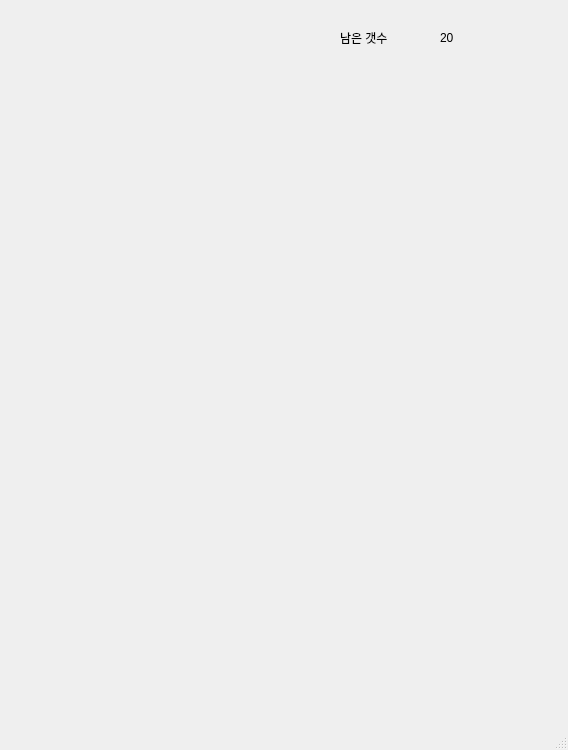
<?xml version="1.0" encoding="UTF-8"?>
<ui version="4.0">
 <class>MainWindow</class>
 <widget class="QMainWindow" name="MainWindow">
  <property name="geometry">
   <rect>
    <x>0</x>
    <y>0</y>
    <width>568</width>
    <height>750</height>
   </rect>
  </property>
  <property name="windowTitle">
   <string>MainWindow</string>
  </property>
  <widget class="QWidget" name="centralwidget">
   <widget class="QLabel" name="lblDisp">
    <property name="geometry">
     <rect>
      <x>340</x>
      <y>30</y>
      <width>100</width>
      <height>15</height>
     </rect>
    </property>
    <property name="text">
     <string>남은 갯수</string>
    </property>
   </widget>
   <widget class="QLabel" name="lblCount">
    <property name="geometry">
     <rect>
      <x>440</x>
      <y>30</y>
      <width>100</width>
      <height>15</height>
     </rect>
    </property>
    <property name="text">
     <string>20</string>
    </property>
   </widget>
  </widget>
  <widget class="QMenuBar" name="menubar">
   <property name="geometry">
    <rect>
     <x>0</x>
     <y>0</y>
     <width>568</width>
     <height>26</height>
    </rect>
   </property>
  </widget>
  <widget class="QStatusBar" name="statusbar"/>
 </widget>
 <resources/>
 <connections/>
</ui>
